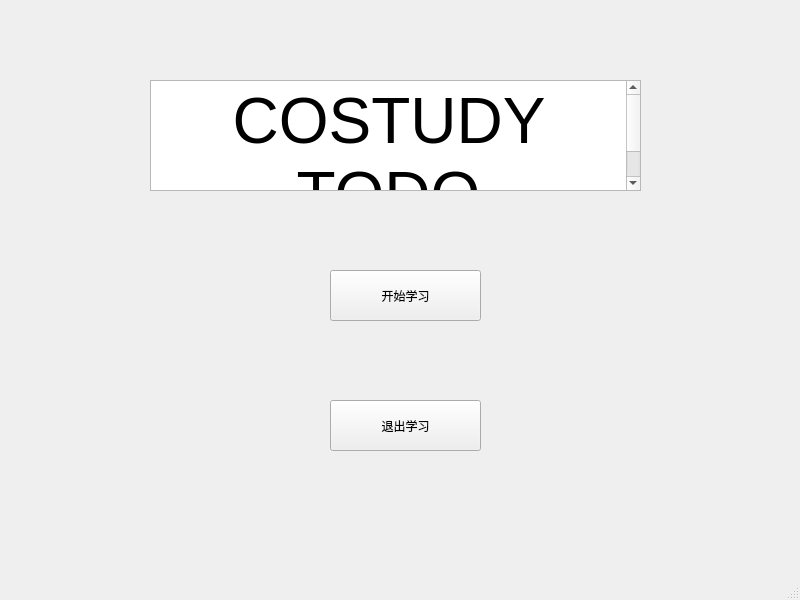
<?xml version="1.0" encoding="UTF-8"?>
<ui version="4.0">
 <class>MainWindow</class>
 <widget class="QMainWindow" name="MainWindow">
  <property name="geometry">
   <rect>
    <x>0</x>
    <y>0</y>
    <width>800</width>
    <height>600</height>
   </rect>
  </property>
  <property name="windowTitle">
   <string>MainWindow</string>
  </property>
  <widget class="QWidget" name="centralwidget">
   <widget class="QTextBrowser" name="textBrowser">
    <property name="geometry">
     <rect>
      <x>150</x>
      <y>80</y>
      <width>491</width>
      <height>111</height>
     </rect>
    </property>
    <property name="html">
     <string>&lt;!DOCTYPE HTML PUBLIC &quot;-//W3C//DTD HTML 4.0//EN&quot; &quot;http://www.w3.org/TR/REC-html40/strict.dtd&quot;&gt;
&lt;html&gt;&lt;head&gt;&lt;meta name=&quot;qrichtext&quot; content=&quot;1&quot; /&gt;&lt;style type=&quot;text/css&quot;&gt;
p, li { white-space: pre-wrap; }
&lt;/style&gt;&lt;/head&gt;&lt;body style=&quot; font-family:'SimSun'; font-size:9pt; font-weight:400; font-style:normal;&quot;&gt;
&lt;p align=&quot;center&quot; style=&quot; margin-top:0px; margin-bottom:0px; margin-left:0px; margin-right:0px; -qt-block-indent:0; text-indent:0px;&quot;&gt;&lt;span style=&quot; font-size:48pt;&quot;&gt;COSTUDY TODO&lt;/span&gt;&lt;/p&gt;&lt;/body&gt;&lt;/html&gt;</string>
    </property>
   </widget>
   <widget class="QPushButton" name="startButton">
    <property name="geometry">
     <rect>
      <x>330</x>
      <y>270</y>
      <width>151</width>
      <height>51</height>
     </rect>
    </property>
    <property name="text">
     <string>开始学习</string>
    </property>
   </widget>
   <widget class="QPushButton" name="endButton">
    <property name="geometry">
     <rect>
      <x>330</x>
      <y>400</y>
      <width>151</width>
      <height>51</height>
     </rect>
    </property>
    <property name="text">
     <string>退出学习</string>
    </property>
   </widget>
  </widget>
  <widget class="QMenuBar" name="menubar">
   <property name="geometry">
    <rect>
     <x>0</x>
     <y>0</y>
     <width>800</width>
     <height>26</height>
    </rect>
   </property>
  </widget>
  <widget class="QStatusBar" name="statusbar"/>
 </widget>
 <resources/>
 <connections/>
</ui>
